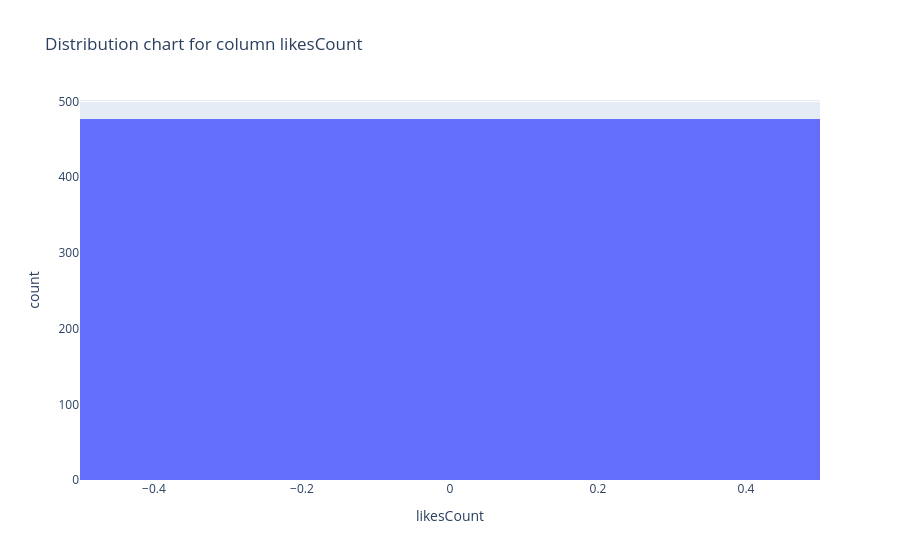
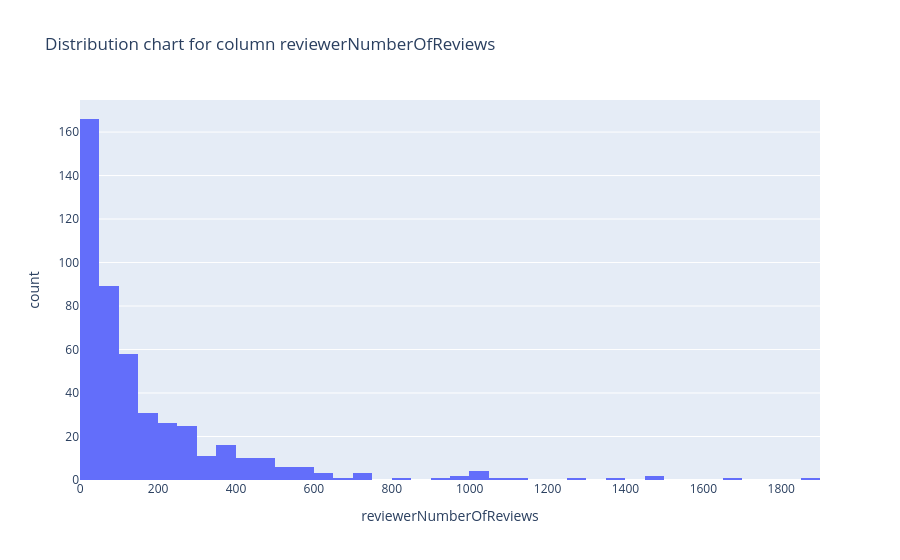
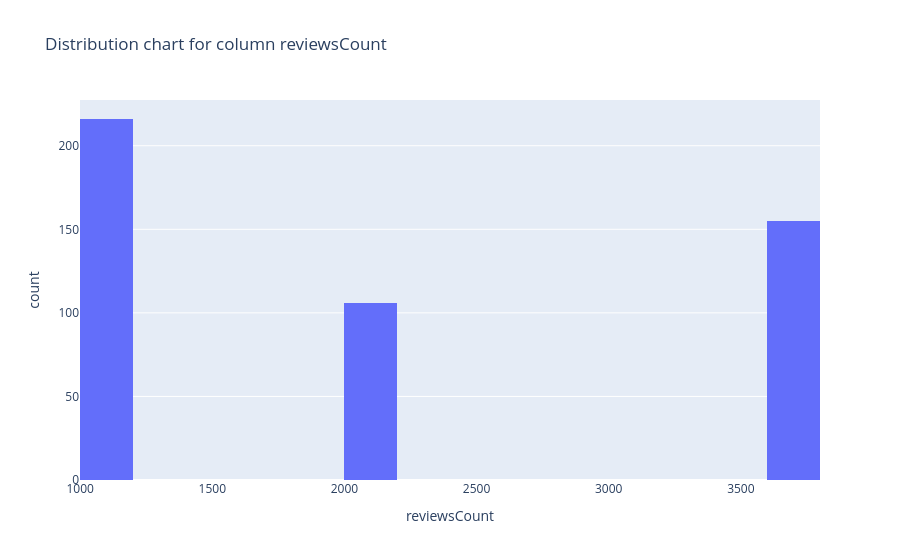
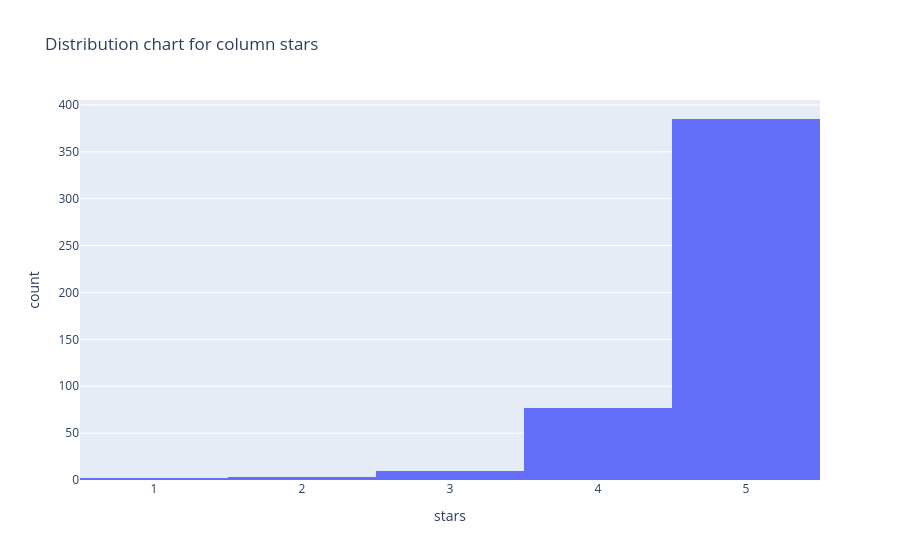

The code cell stored with these charts, in order, in its notebook:
### Markdown cell above
## Categorical to categorical univariate analysis 
1. Is advertisement: All of the data from the museums have not been advertized. We will remove this column.
2. Is Local guide: 337 out of 372 of the museums had local guides with them, which makes up for 90.5 percent. Could those that didn't have guides have received negative reviews?
3. Temporarily closed : All false, we will remove this column.
4. Review context reservation recommended: This describes the review based on the tourist being required to reserve the trip or not. 85 percent of the reviews didn't need to reserve, and 8 percent were unsure, leaving only 6 percent who needed to reserve. Do the sentiments and text cloud words differ based on this?
5. Review context viewed on: This specifies the days the tourist visited the museum, 78 percent visited on the weekdays, 24 on the weekend and the rest on public holidays. Analyze this to sentiment classes?
6. Review context wait time: This specifies the review based on how long the tourist had to wait to begin the tour. 357 records didn't need to wait. Is this column related to reservation recommended column? Also did those who waited leave negative reviews?

We can also analyze the texts to identify if the tourist was alone or with others and compare with these columns in relation to the sentiment.

### Code cell
for i in df.select_dtypes([int,float]).columns:
    fig=px.histogram(data_frame=df_filtered,x=i, title=f"Distribution chart for column {i}")
    fig.show()

### Figure 1 — Plotly figure (JSON) as saved in the notebook; plotly's stock layout.template omitted (floating-point values rounded to 4 significant figures; data arrays with more than 128 entries replaced by an {"elided": "..."} marker saying what was removed)
{"data": [{"alignmentgroup": "True", "bingroup": "x", "hovertemplate": "likesCount=%{x}<br>count=%{y}<extra></extra>", "legendgroup": "", "marker": {"color": "#636efa", "pattern": {"shape": ""}}, "name": "", "offsetgroup": "", "orientation": "v", "showlegend": false, "type": "histogram", "x": {"elided": "477 int values"}, "xaxis": "x", "yaxis": "y"}], "layout": {"autosize": true, "barmode": "relative", "legend": {"tracegroupgap": 0}, "title": {"text": "Distribution chart for column likesCount"}, "xaxis": {"anchor": "y", "autorange": true, "domain": [0, 1], "range": [-0.5, 0.5], "title": {"text": "likesCount"}, "type": "linear"}, "yaxis": {"anchor": "x", "autorange": true, "domain": [0, 1], "range": [0, 502.1], "title": {"text": "count"}}}}

### Figure 2 — Plotly figure (JSON) as saved in the notebook; plotly's stock layout.template omitted (floating-point values rounded to 4 significant figures; data arrays with more than 128 entries replaced by an {"elided": "..."} marker saying what was removed)
{"data": [{"alignmentgroup": "True", "bingroup": "x", "hovertemplate": "reviewerNumberOfReviews=%{x}<br>count=%{y}<extra></extra>", "legendgroup": "", "marker": {"color": "#636efa", "pattern": {"shape": ""}}, "name": "", "offsetgroup": "", "orientation": "v", "showlegend": false, "type": "histogram", "x": {"elided": "477 int values"}, "xaxis": "x", "yaxis": "y"}], "layout": {"autosize": true, "barmode": "relative", "legend": {"tracegroupgap": 0}, "title": {"text": "Distribution chart for column reviewerNumberOfReviews"}, "xaxis": {"anchor": "y", "autorange": true, "domain": [0, 1], "range": [-0.5, 1900.0], "title": {"text": "reviewerNumberOfReviews"}, "type": "linear"}, "yaxis": {"anchor": "x", "autorange": true, "domain": [0, 1], "range": [0, 174.7], "title": {"text": "count"}}}}

### Figure 3 — Plotly figure (JSON) as saved in the notebook; plotly's stock layout.template omitted (floating-point values rounded to 4 significant figures; data arrays with more than 128 entries replaced by an {"elided": "..."} marker saying what was removed)
{"data": [{"alignmentgroup": "True", "bingroup": "x", "hovertemplate": "reviewsCount=%{x}<br>count=%{y}<extra></extra>", "legendgroup": "", "marker": {"color": "#636efa", "pattern": {"shape": ""}}, "name": "", "offsetgroup": "", "orientation": "v", "showlegend": false, "type": "histogram", "x": {"elided": "477 int values"}, "xaxis": "x", "yaxis": "y"}], "layout": {"autosize": true, "barmode": "relative", "legend": {"tracegroupgap": 0}, "title": {"text": "Distribution chart for column reviewsCount"}, "xaxis": {"anchor": "y", "autorange": true, "domain": [0, 1], "range": [999.5, 3800.0], "title": {"text": "reviewsCount"}, "type": "linear"}, "yaxis": {"anchor": "x", "autorange": true, "domain": [0, 1], "range": [0, 227.4], "title": {"text": "count"}}}}

### Figure 4 — Plotly figure (JSON) as saved in the notebook; plotly's stock layout.template omitted (floating-point values rounded to 4 significant figures; data arrays with more than 128 entries replaced by an {"elided": "..."} marker saying what was removed)
{"data": [{"alignmentgroup": "True", "bingroup": "x", "hovertemplate": "stars=%{x}<br>count=%{y}<extra></extra>", "legendgroup": "", "marker": {"color": "#636efa", "pattern": {"shape": ""}}, "name": "", "offsetgroup": "", "orientation": "v", "showlegend": false, "type": "histogram", "x": {"elided": "477 int values"}, "xaxis": "x", "yaxis": "y"}], "layout": {"autosize": true, "barmode": "relative", "legend": {"tracegroupgap": 0}, "title": {"text": "Distribution chart for column stars"}, "xaxis": {"anchor": "y", "autorange": true, "domain": [0, 1], "range": [0.5, 5.5], "title": {"text": "stars"}, "type": "linear"}, "yaxis": {"anchor": "x", "autorange": true, "domain": [0, 1], "range": [0, 405.3], "title": {"text": "count"}}}}
